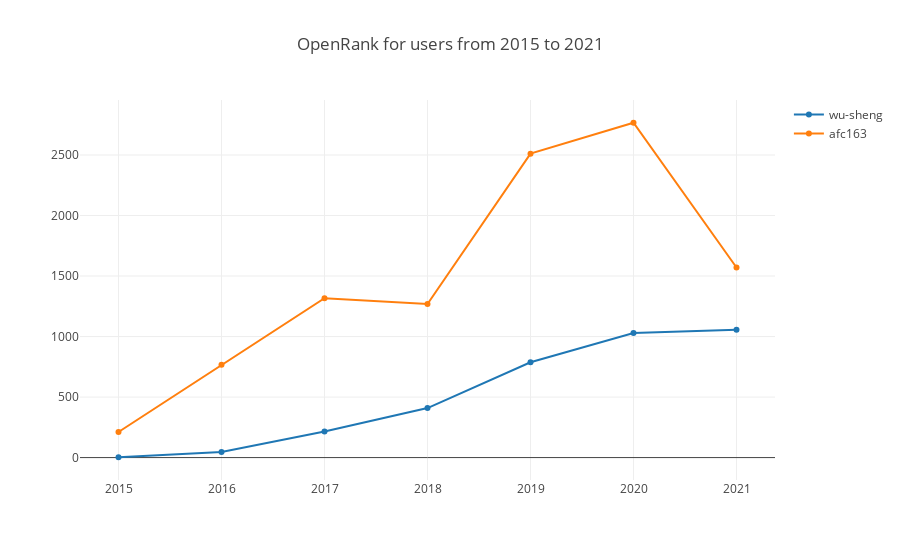

Notebook code cell kept with this figure:
### Markdown cell above
- getUserOpenrank

This function will return the user OpenRank with the config param.

Here is an example of `afc163` and `wu-sheng` by year from 2015 to 2021.

> Note: All accounts under ':bot' label will not be included in the global OpenRank calculation.

### Code cell
var startYear = 2015, startMonth = 1, endYear = 2021, endMonth = 12, x = [];
for (let y = startYear; y <= endYear; y++) x.push(`${y}`);
openDigger.index.openrank.getUserOpenrank({idOrNames: [{ platform: 'GitHub', userLogins: ['afc163', 'wu-sheng'] }], startYear, startMonth, endYear, endMonth, groupTimeRange: 'year'}).then(data => {
    openDigger.render.plotly(data.map(row => {
        return { x, y: row.openrank, mode: 'scatter', name: row.name };
    }), {title: `OpenRank for users from ${startYear} to ${endYear}`, xaxis: {type: 'category'}});
});

### Figure 1 — Plotly figure (JSON) as saved in the notebook; plotly's stock layout.template omitted (floating-point values rounded to 4 significant figures)
{"data": [{"mode": "scatter", "name": "wu-sheng", "x": ["2015", "2016", "2017", "2018", "2019", "2020", "2021"], "y": [2.77, 45.88, 215.3, 409.0, 787.5, 1029.0, 1055.0]}, {"mode": "scatter", "name": "afc163", "x": ["2015", "2016", "2017", "2018", "2019", "2020", "2021"], "y": [211.5, 766.1, 1316.0, 1268.0, 2511.0, 2766.0, 1570.0]}], "layout": {"autosize": true, "title": {"text": "OpenRank for users from 2015 to 2021"}, "xaxis": {"autorange": true, "range": [-0.3492, 6.349], "type": "category"}, "yaxis": {"autorange": true, "range": [-225.3, 2994.0], "type": "linear"}}}
